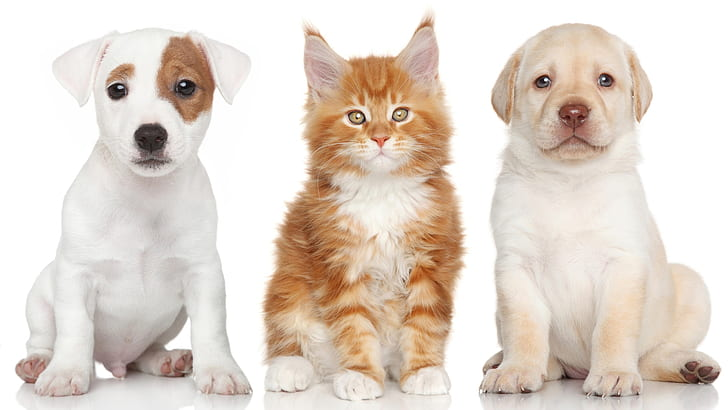
#> input picture Chapter 3/07.Computer_Vision/pngs/dog_cat.jpg, 728 x 410 px
$ jupyter execute image_annot.ipynb
#> lines starting #> are read from the running program, lines starting #| are printed output that depends on the picture; after the words box and inside, x2 and y2 are one past the last pixel; in counts of white or black regions, pixels touching at a corner belong together
[cell 1]
import cv2
import matplotlib.pyplot as plt

[cell 2]
img = cv2.imread('./pngs/dog_cat.jpg')
#> img is the input picture: shape (410, 728, 3); mean B, G, R 204.2, 214.3, 226
img0 = cv2.cvtColor(img, cv2.COLOR_BGR2RGB)

[cell 3]
cv2.rectangle(img0, (20, 30), (250, 400), (0, 255, 0), 2)
cv2.rectangle(img0, (263, 15), (465, 400), (0, 255, 0), 2)
cv2.rectangle(img0, (480, 25), (720, 400), (0, 255, 0), 2)

cv2.putText(img0, 'dog!', (20, 30), cv2.FONT_ITALIC, 1, (255,0,0), 1)
cv2.putText(img0, 'cat!', (263, 15), cv2.FONT_ITALIC, 1, (255,0,0), 1)
#> img0: shape (410, 728, 3); mean R, G, B 217.1, 214.4, 195.1
cv2.putText(img0, 'dog!', (480, 25), cv2.FONT_ITALIC, 1, (255,0,0), 1)
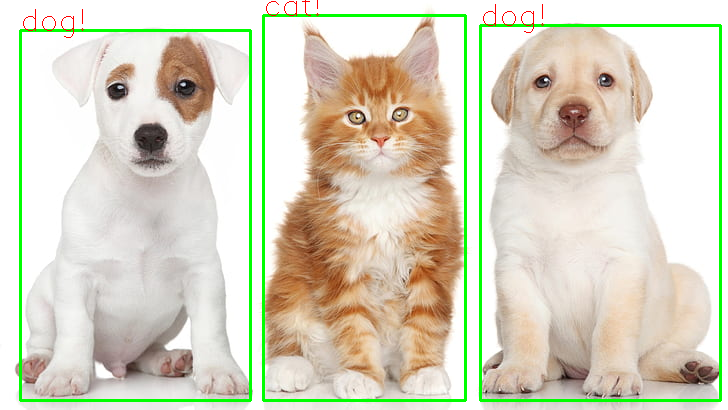
#> img0: shape (410, 728, 3); mean R, G, B 217.1, 214.2, 195
plt.figure(figsize=(20,15))
plt.imshow(img0)

[cell 4]
cv2.rectangle(img0, (20, 30), (250, 400), (0, 255, 0), 2)
#> img0: shape (410, 728, 3); 0.01% of pixels changed, all inside (x1, y1, x2, y2) = (26, 29, 84, 32)
cv2.rectangle(img0, (263, 15), (465, 400), (0, 255, 0), 2)
#> img0: shape (410, 728, 3); mean R, G, B 217.1, 214.3, 195
cv2.rectangle(img0, (480, 25), (720, 400), (0, 255, 0), 2)
#> img0: shape (410, 728, 3); mean R, G, B 217, 214.3, 195


$ run again, with Chapter 3/07.Computer_Vision/pngs/cat_pred.png saved as Chapter 3/07.Computer_Vision/pngs/dog_cat.jpg
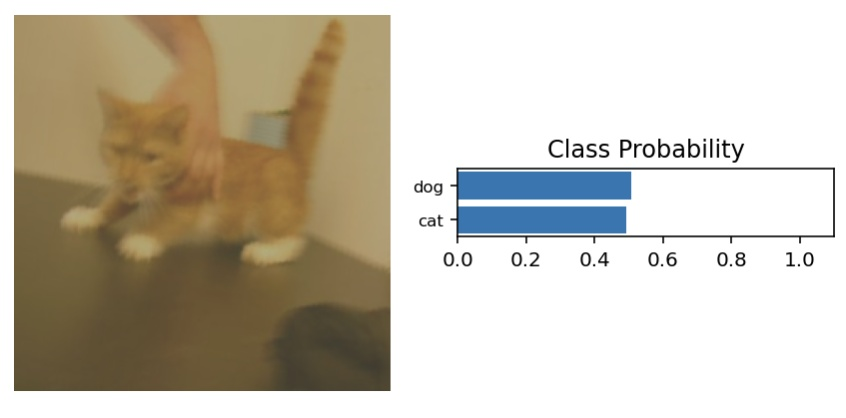
#> input picture Chapter 3/07.Computer_Vision/pngs/cat_pred.png, 846 x 418 px
#> img is the input picture: shape (418, 846, 3); mean B, G, R 178.7, 193.2, 200.3
#> `cv2.putText(img0, 'dog!', (480, 25), cv2.FONT_ITALIC, 1, (255,0,0), 1)`:
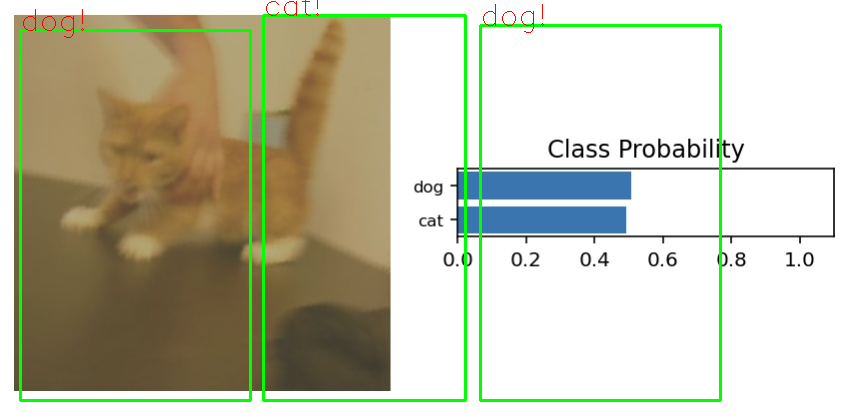
#> img0: shape (418, 846, 3); mean R, G, B 194.2, 194.6, 172.9
